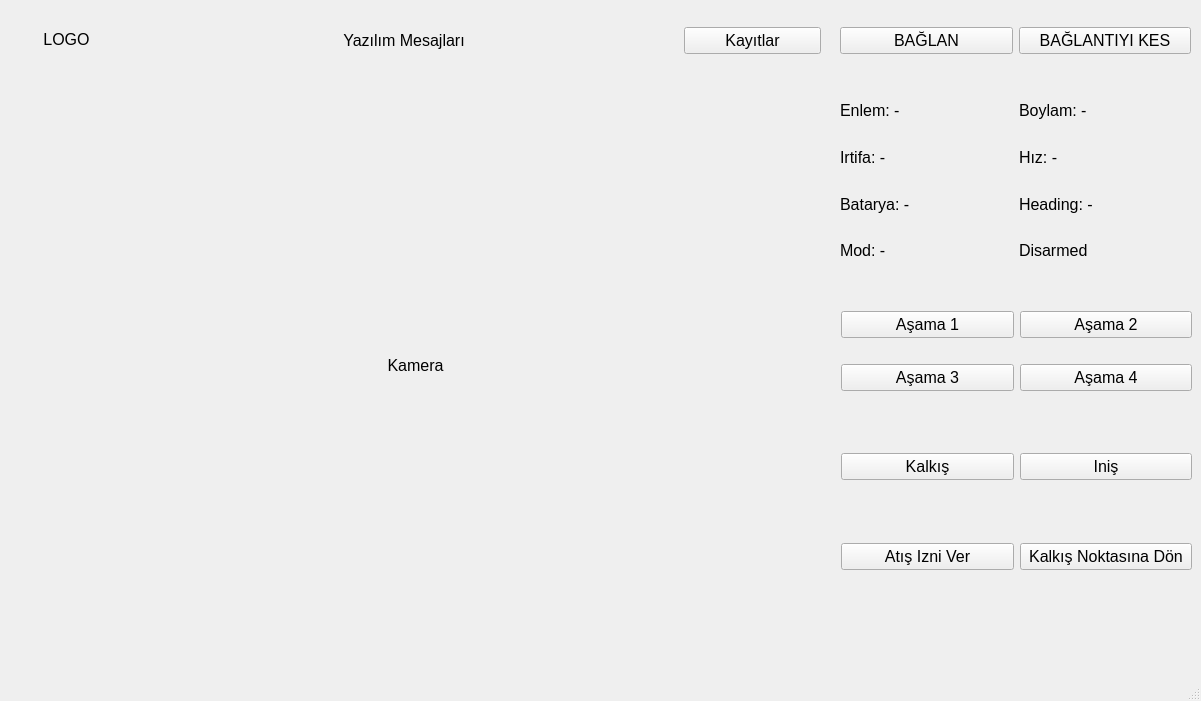
<?xml version="1.0" encoding="UTF-8"?>
<ui version="4.0">
 <class>MainWindow</class>
 <widget class="QMainWindow" name="MainWindow">
  <property name="geometry">
   <rect>
    <x>0</x>
    <y>0</y>
    <width>1201</width>
    <height>701</height>
   </rect>
  </property>
  <property name="minimumSize">
   <size>
    <width>1201</width>
    <height>701</height>
   </size>
  </property>
  <property name="maximumSize">
   <size>
    <width>1201</width>
    <height>701</height>
   </size>
  </property>
  <property name="font">
   <font>
    <pointsize>12</pointsize>
   </font>
  </property>
  <property name="windowTitle">
   <string>KIZIL KUASAR - ORION</string>
  </property>
  <widget class="QWidget" name="centralwidget">
   <widget class="QWidget" name="verticalLayoutWidget">
    <property name="geometry">
     <rect>
      <x>10</x>
      <y>90</y>
      <width>811</width>
      <height>551</height>
     </rect>
    </property>
    <layout class="QVBoxLayout" name="verticalLayout">
     <item>
      <widget class="QLabel" name="label_cam">
       <property name="text">
        <string>Kamera</string>
       </property>
       <property name="alignment">
        <set>Qt::AlignCenter</set>
       </property>
      </widget>
     </item>
    </layout>
   </widget>
   <widget class="QWidget" name="horizontalLayoutWidget">
    <property name="geometry">
     <rect>
      <x>130</x>
      <y>10</y>
      <width>691</width>
      <height>61</height>
     </rect>
    </property>
    <layout class="QHBoxLayout" name="horizontalLayout" stretch="80,20">
     <property name="spacing">
      <number>6</number>
     </property>
     <item>
      <widget class="QLabel" name="label_msg">
       <property name="text">
        <string>Yazılım Mesajları</string>
       </property>
       <property name="alignment">
        <set>Qt::AlignCenter</set>
       </property>
      </widget>
     </item>
     <item>
      <widget class="QPushButton" name="btn_logs">
       <property name="maximumSize">
        <size>
         <width>16777</width>
         <height>16777215</height>
        </size>
       </property>
       <property name="text">
        <string>Kayıtlar</string>
       </property>
      </widget>
     </item>
    </layout>
   </widget>
   <widget class="QWidget" name="gridLayoutWidget">
    <property name="geometry">
     <rect>
      <x>840</x>
      <y>90</y>
      <width>351</width>
      <height>181</height>
     </rect>
    </property>
    <layout class="QGridLayout" name="gridLayout">
     <item row="1" column="1">
      <widget class="QLabel" name="label_spd">
       <property name="text">
        <string>Hız: -</string>
       </property>
      </widget>
     </item>
     <item row="0" column="0">
      <widget class="QLabel" name="label_lat">
       <property name="font">
        <font>
         <pointsize>12</pointsize>
        </font>
       </property>
       <property name="text">
        <string>Enlem: -</string>
       </property>
      </widget>
     </item>
     <item row="0" column="1">
      <widget class="QLabel" name="label_lon">
       <property name="font">
        <font>
         <pointsize>12</pointsize>
        </font>
       </property>
       <property name="text">
        <string>Boylam: -</string>
       </property>
      </widget>
     </item>
     <item row="1" column="0">
      <widget class="QLabel" name="label_alt">
       <property name="font">
        <font>
         <pointsize>12</pointsize>
        </font>
       </property>
       <property name="text">
        <string>Irtifa: -</string>
       </property>
      </widget>
     </item>
     <item row="2" column="0">
      <widget class="QLabel" name="label_btr">
       <property name="text">
        <string>Batarya: -</string>
       </property>
      </widget>
     </item>
     <item row="2" column="1">
      <widget class="QLabel" name="label_hdg">
       <property name="text">
        <string>Heading: -</string>
       </property>
      </widget>
     </item>
     <item row="3" column="0">
      <widget class="QLabel" name="label_vmd">
       <property name="text">
        <string>Mod: -</string>
       </property>
      </widget>
     </item>
     <item row="3" column="1">
      <widget class="QLabel" name="label_armed">
       <property name="text">
        <string>Disarmed</string>
       </property>
      </widget>
     </item>
    </layout>
   </widget>
   <widget class="QWidget" name="gridLayoutWidget_2">
    <property name="geometry">
     <rect>
      <x>841</x>
      <y>291</y>
      <width>351</width>
      <height>121</height>
     </rect>
    </property>
    <layout class="QGridLayout" name="gridLayout_2">
     <item row="0" column="0">
      <widget class="QPushButton" name="btn_asama1">
       <property name="text">
        <string>Aşama 1</string>
       </property>
      </widget>
     </item>
     <item row="1" column="0">
      <widget class="QPushButton" name="btn_asama3">
       <property name="text">
        <string>Aşama 3</string>
       </property>
      </widget>
     </item>
     <item row="0" column="1">
      <widget class="QPushButton" name="btn_asama2">
       <property name="text">
        <string>Aşama 2</string>
       </property>
      </widget>
     </item>
     <item row="1" column="1">
      <widget class="QPushButton" name="btn_asama4">
       <property name="text">
        <string>Aşama 4</string>
       </property>
      </widget>
     </item>
    </layout>
   </widget>
   <widget class="QWidget" name="horizontalLayoutWidget_2">
    <property name="geometry">
     <rect>
      <x>841</x>
      <y>431</y>
      <width>351</width>
      <height>71</height>
     </rect>
    </property>
    <layout class="QHBoxLayout" name="horizontalLayout_2">
     <item>
      <widget class="QPushButton" name="btn_takeoff">
       <property name="text">
        <string>Kalkış</string>
       </property>
      </widget>
     </item>
     <item>
      <widget class="QPushButton" name="btn_land">
       <property name="text">
        <string>Iniş</string>
       </property>
      </widget>
     </item>
    </layout>
   </widget>
   <widget class="QWidget" name="horizontalLayoutWidget_3">
    <property name="geometry">
     <rect>
      <x>840</x>
      <y>10</y>
      <width>351</width>
      <height>61</height>
     </rect>
    </property>
    <layout class="QHBoxLayout" name="horizontalLayout_3">
     <item>
      <widget class="QPushButton" name="btn_connect">
       <property name="text">
        <string>BAĞLAN</string>
       </property>
      </widget>
     </item>
     <item>
      <widget class="QPushButton" name="btn_cut">
       <property name="text">
        <string>BAĞLANTIYI KES</string>
       </property>
      </widget>
     </item>
    </layout>
   </widget>
   <widget class="QLabel" name="label">
    <property name="geometry">
     <rect>
      <x>16</x>
      <y>14</y>
      <width>101</width>
      <height>51</height>
     </rect>
    </property>
    <property name="text">
     <string>LOGO</string>
    </property>
    <property name="alignment">
     <set>Qt::AlignCenter</set>
    </property>
   </widget>
   <widget class="QWidget" name="horizontalLayoutWidget_4">
    <property name="geometry">
     <rect>
      <x>841</x>
      <y>521</y>
      <width>351</width>
      <height>71</height>
     </rect>
    </property>
    <layout class="QHBoxLayout" name="horizontalLayout_5">
     <item>
      <widget class="QPushButton" name="btn_sht">
       <property name="text">
        <string>Atış Izni Ver</string>
       </property>
      </widget>
     </item>
     <item>
      <widget class="QPushButton" name="btn_rtl">
       <property name="text">
        <string>Kalkış Noktasına Dön</string>
       </property>
      </widget>
     </item>
    </layout>
   </widget>
  </widget>
  <widget class="QMenuBar" name="menubar">
   <property name="geometry">
    <rect>
     <x>0</x>
     <y>0</y>
     <width>1201</width>
     <height>26</height>
    </rect>
   </property>
  </widget>
  <widget class="QStatusBar" name="statusbar"/>
 </widget>
 <resources/>
 <connections/>
</ui>
